Frame 1 (no input): blank canvas, image omitted
Frame 60 (the mouse pressed at the canvas centre just before this capture): blank canvas, image omitted
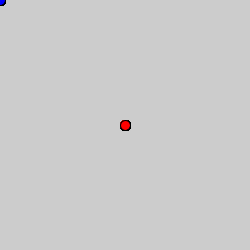
Frame 120 (the mouse held since frame 60 and released just before this capture)

The Processing sketch whose frames 1 and 60 were blank and that drew this single picture after the mouse press (run headless with seeded random() and noise(); from frame 60 on, the mouse is pressed at the canvas centre):

// Processing sketch: sketch_210501a_redblue
// ── sketch_210501a_redblue.pde
void setup() {
  size(250, 250);
  frameRate(20);
}
void draw() {
  if (mousePressed == true) {  // マウスボタンが押されていたら
    fill(255, 0, 0);
  } else {  // マウスボタンが押されていなかったら
    fill(0, 0, 255);
  }
  ellipse(mouseX, mouseY, 10, 10);
  //background(mouseX, 0, mouseY);
  //ellipse(mouseX, mouseY, 10, 10);
}
/*void mousePressed(){
  ellipse(mouseX, mouseY, 10, 10);
}*/
